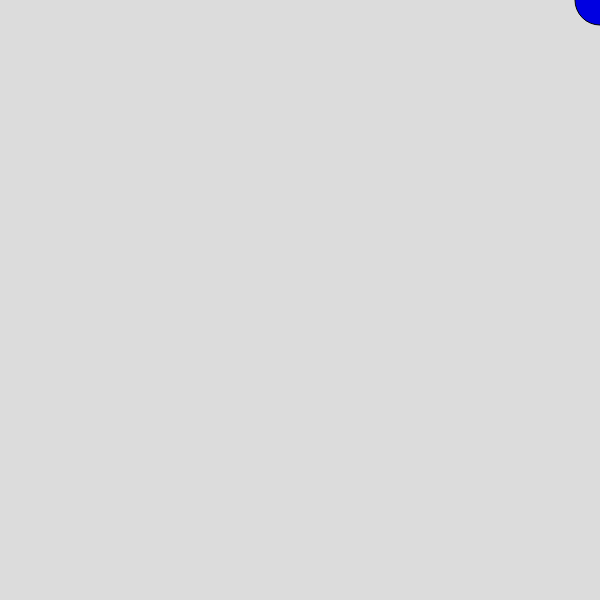
Frame 1 (no input)
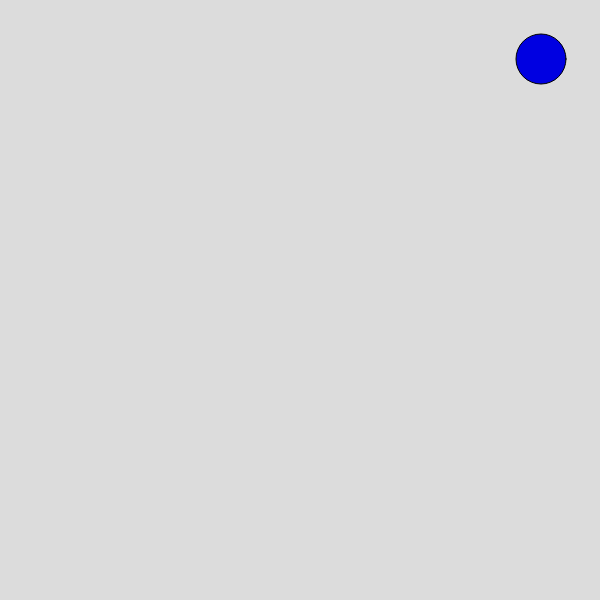
Frame 60 (no input)
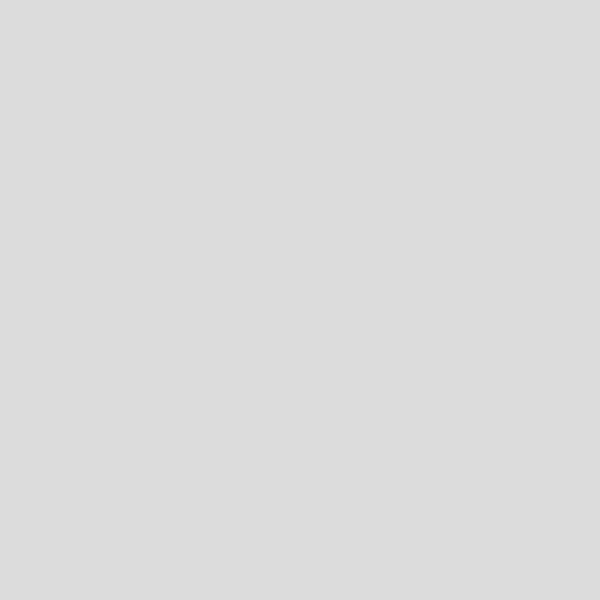
Frame 120 (the mouse pressed at the canvas centre since frame 60)

The p5.js sketch that drew these frames (run headless with seeded random() and noise() and a simulated clock; from frame 60 on, the mouse is pressed at the canvas centre):

// p5.js sketch
// ── sketch.js
let x=600; // x-
let y=0;;

function setup() {
  createCanvas(600, 600);
}

function draw() {
  background(220);
//blue cricle
 fill(0, 0, 225);
circle(x, y, 50);

x= x - 1;//same as x++;
y= y + 1;//same as y++;

//using mathemaitic operations
//x=+=5;

// Mouse pressed resets the position of the circle to (0, 0)
//y = y * 3
//y= y / 2;
}

function mousePressed(){
  x = 0;
  y = 0;
}

function keyPressed(){
  x = 0;
  y = 0;
}
